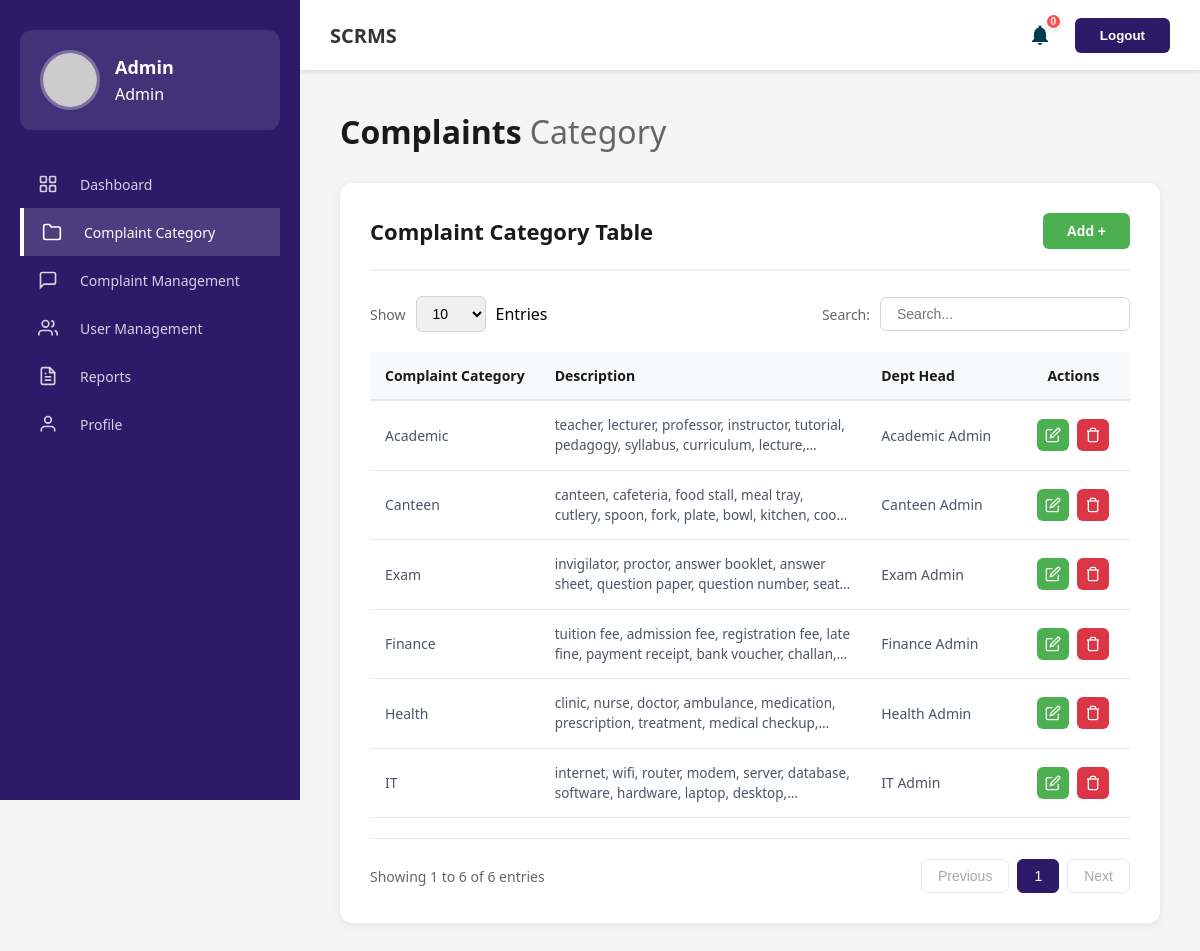
The app's page /Admin/complaint-category.php (signed in), older data.
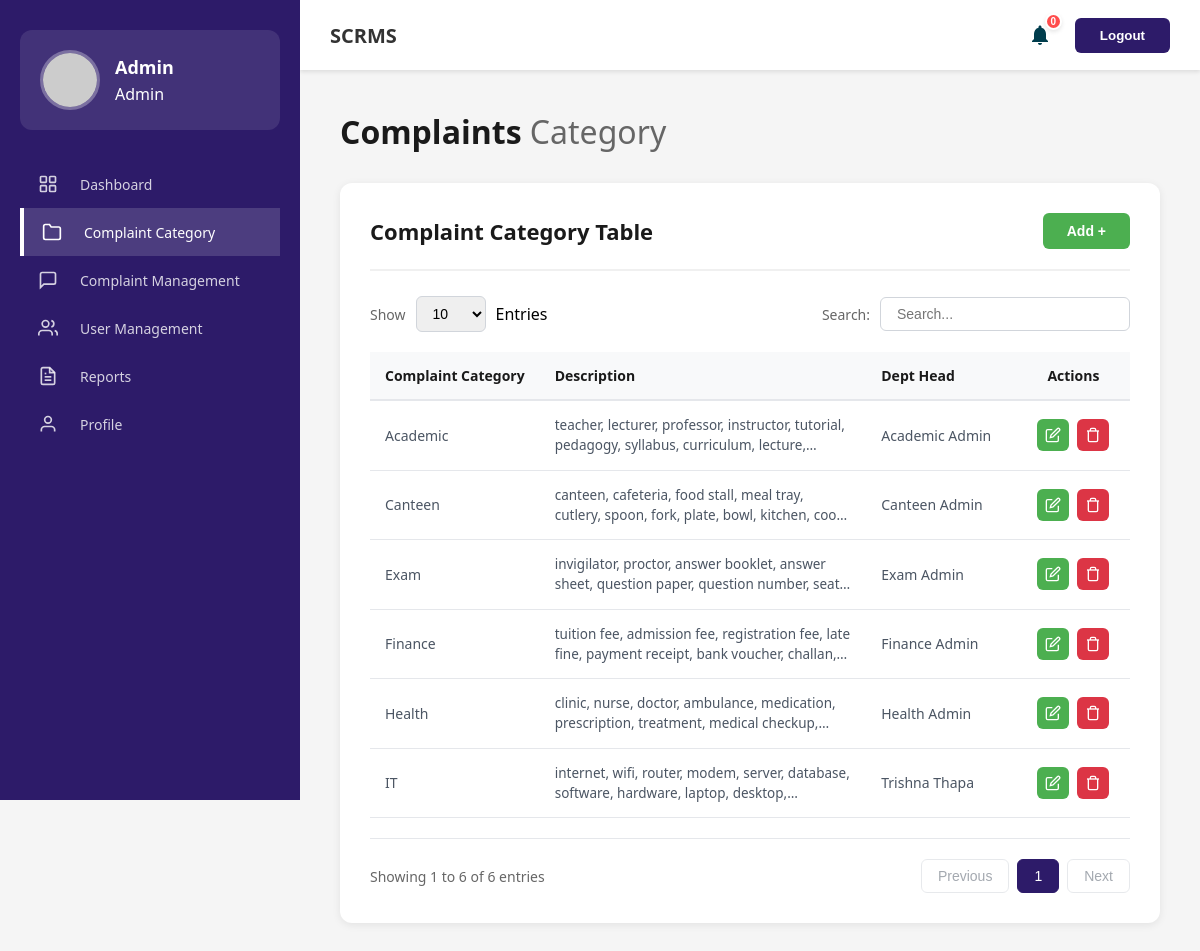
The same page, newer data.
### tables this page shows
CREATE TABLE `complaint_categories` (
  `category_id` int(11) NOT NULL,
  `category_name` varchar(255) DEFAULT NULL,
  `description` text DEFAULT NULL
);

CREATE TABLE `users` (
  `user_id` int(11) NOT NULL,
  `first_name` varchar(255) NOT NULL,
  `middle_name` varchar(255) DEFAULT NULL,
  `last_name` varchar(255) NOT NULL,
  `email` varchar(255) NOT NULL,
  `contact` int(10) NOT NULL,
  `batch` enum('2023','2024','2025','2026','2027') DEFAULT NULL,
  `program` varchar(200) DEFAULT NULL,
  `password` varchar(255) NOT NULL,
  `role` enum('User','Admin','DeptAdmin','UpperBody','Coordinator','HOD','Dean') NOT NULL DEFAULT 'User',
  `status` varchar(20) DEFAULT 'Active',
  `created_at` timestamp NOT NULL DEFAULT current_timestamp() ON UPDATE current_timestamp(),
  `assigned_category` int(11) DEFAULT NULL
);

### Admin/complaint-category.php (the view, shortened to what the changed rows need)
<?php
include_once '../Database/db-config.php';
$categories = [];
$sql = "SELECT c.*, u.user_id as head_id, u.first_name, u.last_name
        FROM complaint_categories c
        LEFT JOIN users u ON u.assigned_category = c.category_id AND u.role = 'DeptAdmin'
        ORDER BY c.category_name ASC";
$res = $conn->query($sql);
if ($res) {
    while ($row = $res->fetch_assoc()) {
        $categories[] = $row;
    }
}
?>
<html lang="en">
<head>
    <link rel="stylesheet" href="../Assets/Css/admin-dashboard.css">
    <link rel="stylesheet" href="../Assets/Css/complaint-category.css">
</head>
<body>
   <?php include '../Includes/header.php'; ?>
    <div class="main-container">
        <?php include '../Includes/sidebar.php'; ?>
        <main class="main-content">
            <h2 class="page-title">Complaints <span class="page-subtitle">Category</span></h2>
            <div class="table-card">
                <div class="table-responsive">
                    <table class="data-table" id="categoryTable">
                        <thead>
                            <tr>
                                <th>Complaint Category</th>
                                <th>Description</th>
                                <th>Dept Head</th>
                                <th>Actions</th>
                            </tr>
                        </thead>
                        <tbody id="tableBody">
                            <?php if (count($categories) > 0): ?>
                                <?php foreach ($categories as $cat): ?>
                                    <tr>
                                        <td><?php echo htmlspecialchars($cat['category_name']); ?></td>
                                        <td class="desc-cell" title="<?php echo htmlspecialchars($cat['description']); ?>">
                                            <div class="text-truncate">
                                                <?php echo htmlspecialchars($cat['description']); ?>
                                            </div>
                                        </td>
                                        <td>
                                            <?php
                                                if ($cat['head_id']) {
                                                    echo htmlspecialchars($cat['first_name'] . ' ' . $cat['last_name']);
                                                } else {
                                                    echo '<span style="color: #999; font-style: italic;">Not Assigned</span>';
                                                }
                                            ?>
                                        </td>
                                        <td>
                                            <div class="action-btns">
                                            <button class="edit-btn" title="Edit"
                                                    data-id="<?php echo $cat['category_id']; ?>"
                                                    data-name="<?php echo htmlspecialchars($cat['category_name']); ?>"
                                                    data-desc="<?php echo htmlspecialchars($cat['description']); ?>"
                                                    data-head-id="<?php echo $cat['head_id'] ?? ''; ?>">
                                                <svg width="16" height="16" viewBox="0 0 24 24" fill="none" stroke="currentColor" stroke-width="2">
                                                    <path d="M11 4H4a2 2 0 0 0-2 2v14a2 2 0 0 0 2 2h14a2 2 0 0 0 2-2v-7"></path>
                                                    <path d="M18.5 2.5a2.121 2.121 0 0 1 3 3L12 15l-4 1 1-4 9.5-9.5z"></path>
                                                </svg>
                                            </button>
                                            <button class="delete-btn" title="Delete" data-id="<?php echo $cat['category_id']; ?>">
                                                <svg width="16" height="16" viewBox="0 0 24 24" fill="none" stroke="currentColor" stroke-width="2">
                                                    <polyline points="3 6 5 6 21 6"></polyline>
                                                    <path d="M19 6v14a2 2 0 0 1-2 2H7a2 2 0 0 1-2-2V6m3 0V4a2 2 0 0 1 2-2h4a2 2 0 0 1 2 2v2"></path>
                                                </svg>
                                            </button>
                                            </div>
                                        </td>
                                    </tr>
                                <?php endforeach; ?>
                            <?php else: ?>
                                <tr>
                                    <td colspan="3" style="text-align: center;">No categories found.</td>
                                </tr>
                            <?php endif; ?>
                        </tbody>
                    </table>
                </div>
            </div>
        </main>
    </div>
</body>
</html>

Row changes from the older to the newer data that the page shows:
changed through a linked row, complaint_categories "IT": users.first_name+last_name "IT Admin" → "Trishna Thapa"
